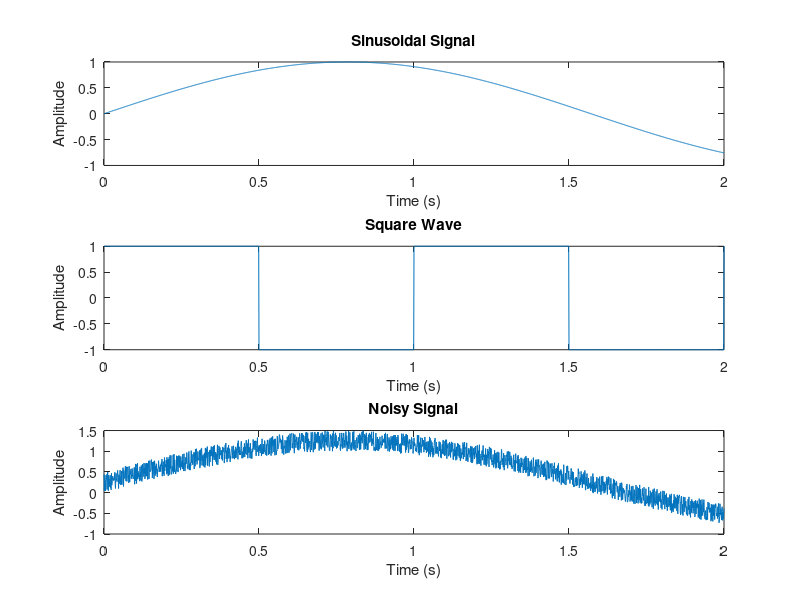

MATLAB code to generate this figure:
% Generate a time vector
time_vector = (0:0.001:2);

% Generate a wave signal
frequency = 2;
amplitude = 1;
signal_sin = amplitude * sin(frequency*time_vector);

% Generate a square wave signal
% Square wave parameters
amplitude = 1; % Amplitude
frequency = 1; % Frequency (Hz)
duration = 3; % Duration (seconds)

% Generate square wave
square_wave = amplitude * square(2*pi*frequency*time_vector); % Calculate the value of a square wave at the specified frequency: 2*pi*frequency*t

 
% Generate a noisy signal
noise_amplitude = 0.5;
noise = noise_amplitude*rand(size(time_vector));
signal_noise = signal_sin + noise;

% Plot sine wave
subplot(3,1,1)
plot(time_vector, signal_sin);
title('Sinusoidal Signal');
xlabel('Time (s)');
ylabel('Amplitude');

% Plot square wave with higher resolution
subplot(3,1,2)
plot(time_vector, square_wave);
xlabel('Time (s)');
ylabel('Amplitude');
title('Square Wave');


% Plot noisy signal
subplot(3,1,3)
plot(time_vector, signal_noise);
title('Noisy Signal');
xlabel('Time (s)');
ylabel('Amplitude');
